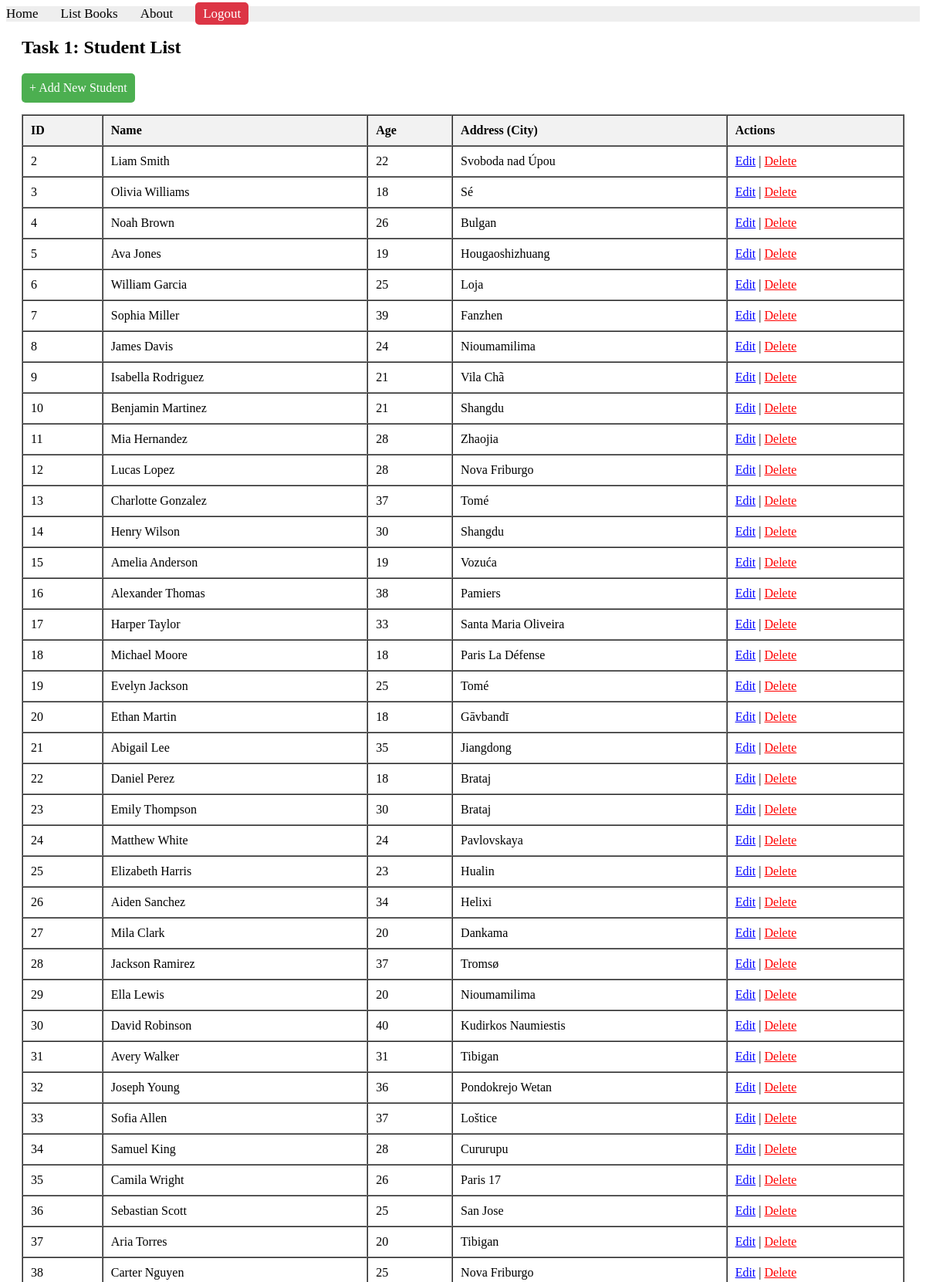
The app's page /books/lab11/task1/students (signed in, upper part) with its own data.
### apps/bookmodule/models.py (models this page shows, shortened)
class Student(models.Model):
    name = models.CharField(max_length=100)
    age = models.IntegerField()
    address = models.ForeignKey(Address, on_delete=models.CASCADE)

class Address(models.Model):
    city = models.CharField(max_length=100)

### apps/bookmodule/views.py (the view)
# urls.py: path('lab11/task1/students', views.list_students, name='list_students'),
@login_required
def list_students(request):
    students = Student.objects.all()
    return render(request, 'bookmodule/list_students.html', {'students': students})

### apps/templates/bookmodule/list_students.html (shortened to what this page needs)
{% extends "layouts/base.html" %}
{% block content %}
<div style="margin: 20px;">
    <h2>Task 1: Student List</h2>
    <a href="/books/lab11/task1/addstudent" style="display: inline-block; margin-bottom: 15px; padding: 10px; background-color: #4CAF50; color: white; text-decoration: none; border-radius: 5px;">+ Add New Student</a>
    <table border="1" cellpadding="10" cellspacing="0" style="width: 100%; text-align: left;">
        <tr style="background-color: #f2f2f2;">
            <th>ID</th><th>Name</th><th>Age</th><th>Address (City)</th><th>Actions</th>
        </tr>
        {% for student in students %}
        <tr>
            <td>{{ student.id }}</td>
            <td>{{ student.name }}</td>
            <td>{{ student.age }}</td>
            <td>{{ student.address.city }}</td>
            <td>
                <a href="/books/lab11/task1/editstudent/{{ student.id }}" style="color: blue;">Edit</a> |
                <a href="/books/lab11/task1/deletestudent/{{ student.id }}" style="color: red;">Delete</a>
            </td>
        </tr>
        {% empty %}
        <tr><td colspan="5">No students found.</td></tr>
        {% endfor %}
    </table>
</div>
{% endblock %}

### records on screen
Student: id "2", name "Liam Smith", age "22", address.city "Svoboda nad Úpou"
Student: id "3", name "Olivia Williams", age "18", address.city "Sé"
Student: id "4", name "Noah Brown", age "26", address.city "Bulgan"
Student: id "5", name "Ava Jones", age "19", address.city "Hougaoshizhuang"
Student: id "6", name "William Garcia", age "25", address.city "Loja"
Student: id "7", name "Sophia Miller", age "39", address.city "Fanzhen"
Student: id "8", name "James Davis", age "24", address.city "Nioumamilima"
Student: id "9", name "Isabella Rodriguez", age "21", address.city "Vila Chã"
Student: id "10", name "Benjamin Martinez", age "21", address.city "Shangdu"
Student: id "11", name "Mia Hernandez", age "28", address.city "Zhaojia"
Student: id "12", name "Lucas Lopez", age "28", address.city "Nova Friburgo"
Student: id "13", name "Charlotte Gonzalez", age "37", address.city "Tomé"
Student: id "14", name "Henry Wilson", age "30", address.city "Shangdu"
Student: id "15", name "Amelia Anderson", age "19", address.city "Vozuća"
Student: id "16", name "Alexander Thomas", age "38", address.city "Pamiers"
Student: id "17", name "Harper Taylor", age "33", address.city "Santa Maria Oliveira"
Student: id "18", name "Michael Moore", age "18", address.city "Paris La Défense"
Student: id "19", name "Evelyn Jackson", age "25", address.city "Tomé"
Student: id "20", name "Ethan Martin", age "18", address.city "Gāvbandī"
Student: id "21", name "Abigail Lee", age "35", address.city "Jiangdong"
Student: id "22", name "Daniel Perez", age "18", address.city "Brataj"
Student: id "23", name "Emily Thompson", age "30", address.city "Brataj"
Student: id "24", name "Matthew White", age "24", address.city "Pavlovskaya"
Student: id "25", name "Elizabeth Harris", age "23", address.city "Hualin"
Student: id "26", name "Aiden Sanchez", age "34", address.city "Helixi"
Student: id "27", name "Mila Clark", age "20", address.city "Dankama"
Student: id "28", name "Jackson Ramirez", age "37", address.city "Tromsø"
Student: id "29", name "Ella Lewis", age "20", address.city "Nioumamilima"
Student: id "30", name "David Robinson", age "40", address.city "Kudirkos Naumiestis"
Student: id "31", name "Avery Walker", age "31", address.city "Tibigan"
Student: id "32", name "Joseph Young", age "36", address.city "Pondokrejo Wetan"
Student: id "33", name "Sofia Allen", age "37", address.city "Loštice"
Student: id "34", name "Samuel King", age "28", address.city "Cururupu"
Student: id "35", name "Camila Wright", age "26", address.city "Paris 17"
Student: id "36", name "Sebastian Scott", age "25", address.city "San Jose"
Student: id "37", name "Aria Torres", age "20", address.city "Tibigan"
Student: id "38", name "Carter Nguyen", age "25", address.city "Nova Friburgo"
